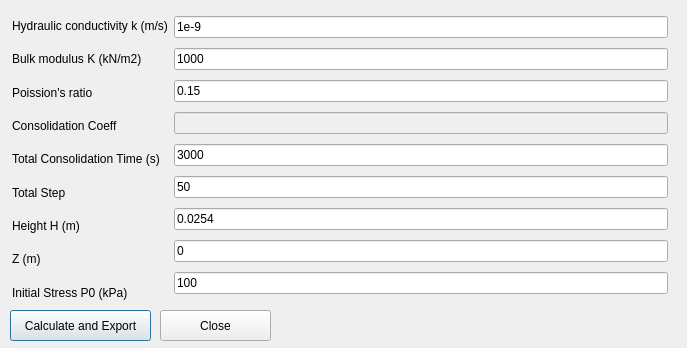
<?xml version="1.0" encoding="UTF-8"?>
<ui version="4.0">
 <class>Terzaghi1D</class>
 <widget class="QDialog" name="Terzaghi1D">
  <property name="geometry">
   <rect>
    <x>0</x>
    <y>0</y>
    <width>687</width>
    <height>348</height>
   </rect>
  </property>
  <property name="windowTitle">
   <string>Terzaghi 1D Solution</string>
  </property>
  <widget class="QPushButton" name="okButton">
   <property name="geometry">
    <rect>
     <x>10</x>
     <y>310</y>
     <width>141</width>
     <height>31</height>
    </rect>
   </property>
   <property name="text">
    <string>Calculate and Export</string>
   </property>
  </widget>
  <widget class="QPushButton" name="closeButton">
   <property name="geometry">
    <rect>
     <x>160</x>
     <y>310</y>
     <width>111</width>
     <height>31</height>
    </rect>
   </property>
   <property name="text">
    <string>Close</string>
   </property>
  </widget>
  <widget class="QWidget" name="">
   <property name="geometry">
    <rect>
     <x>12</x>
     <y>12</y>
     <width>669</width>
     <height>294</height>
    </rect>
   </property>
   <layout class="QHBoxLayout" name="horizontalLayout">
    <item>
     <layout class="QVBoxLayout" name="verticalLayout_2">
      <item>
       <widget class="QLabel" name="label">
        <property name="text">
         <string>Hydraulic conductivity k (m/s)</string>
        </property>
       </widget>
      </item>
      <item>
       <widget class="QLabel" name="label_2">
        <property name="text">
         <string>Bulk modulus K (kN/m2)</string>
        </property>
       </widget>
      </item>
      <item>
       <widget class="QLabel" name="label_3">
        <property name="text">
         <string>Poission's ratio</string>
        </property>
       </widget>
      </item>
      <item>
       <widget class="QLabel" name="label_4">
        <property name="text">
         <string>Consolidation Coeff</string>
        </property>
       </widget>
      </item>
      <item>
       <widget class="QLabel" name="label_5">
        <property name="text">
         <string>Total Consolidation Time (s)</string>
        </property>
       </widget>
      </item>
      <item>
       <widget class="QLabel" name="label_6">
        <property name="text">
         <string>Total Step</string>
        </property>
       </widget>
      </item>
      <item>
       <widget class="QLabel" name="label_7">
        <property name="text">
         <string>Height H (m)</string>
        </property>
       </widget>
      </item>
      <item>
       <widget class="QLabel" name="label_9">
        <property name="text">
         <string>Z (m)</string>
        </property>
       </widget>
      </item>
      <item>
       <widget class="QLabel" name="label_10">
        <property name="text">
         <string>Initial Stress P0 (kPa)</string>
        </property>
       </widget>
      </item>
     </layout>
    </item>
    <item>
     <layout class="QVBoxLayout" name="verticalLayout">
      <item>
       <widget class="QLineEdit" name="kLine">
        <property name="text">
         <string>1e-9</string>
        </property>
       </widget>
      </item>
      <item>
       <widget class="QLineEdit" name="KLine">
        <property name="text">
         <string>1000</string>
        </property>
       </widget>
      </item>
      <item>
       <widget class="QLineEdit" name="vLine">
        <property name="text">
         <string>0.15</string>
        </property>
       </widget>
      </item>
      <item>
       <widget class="QLineEdit" name="CvLine">
        <property name="enabled">
         <bool>false</bool>
        </property>
       </widget>
      </item>
      <item>
       <widget class="QLineEdit" name="tLine">
        <property name="text">
         <string>3000</string>
        </property>
       </widget>
      </item>
      <item>
       <widget class="QLineEdit" name="nsLine">
        <property name="text">
         <string>50</string>
        </property>
       </widget>
      </item>
      <item>
       <widget class="QLineEdit" name="HLine">
        <property name="text">
         <string>0.0254</string>
        </property>
       </widget>
      </item>
      <item>
       <widget class="QLineEdit" name="zLine">
        <property name="text">
         <string>0</string>
        </property>
       </widget>
      </item>
      <item>
       <widget class="QLineEdit" name="poLine">
        <property name="text">
         <string>100</string>
        </property>
       </widget>
      </item>
     </layout>
    </item>
    <item>
     <widget class="QLabel" name="label_8">
      <property name="text">
       <string/>
      </property>
      <property name="pixmap">
       <pixmap resource="../resources.qrc">:/imgs/Terzaghi.png</pixmap>
      </property>
     </widget>
    </item>
   </layout>
  </widget>
  <zorder>label</zorder>
  <zorder>label_2</zorder>
  <zorder>label_3</zorder>
  <zorder>label_4</zorder>
  <zorder>label_5</zorder>
  <zorder>label_6</zorder>
  <zorder>label_7</zorder>
  <zorder>label_8</zorder>
  <zorder>kLine</zorder>
  <zorder>KLine</zorder>
  <zorder>vLine</zorder>
  <zorder>CvLine</zorder>
  <zorder>tLine</zorder>
  <zorder>nsLine</zorder>
  <zorder>HLine</zorder>
  <zorder>label_9</zorder>
  <zorder>okButton</zorder>
  <zorder>closeButton</zorder>
  <zorder>zLine</zorder>
 </widget>
 <resources>
  <include location="../resources.qrc"/>
 </resources>
 <connections/>
</ui>
